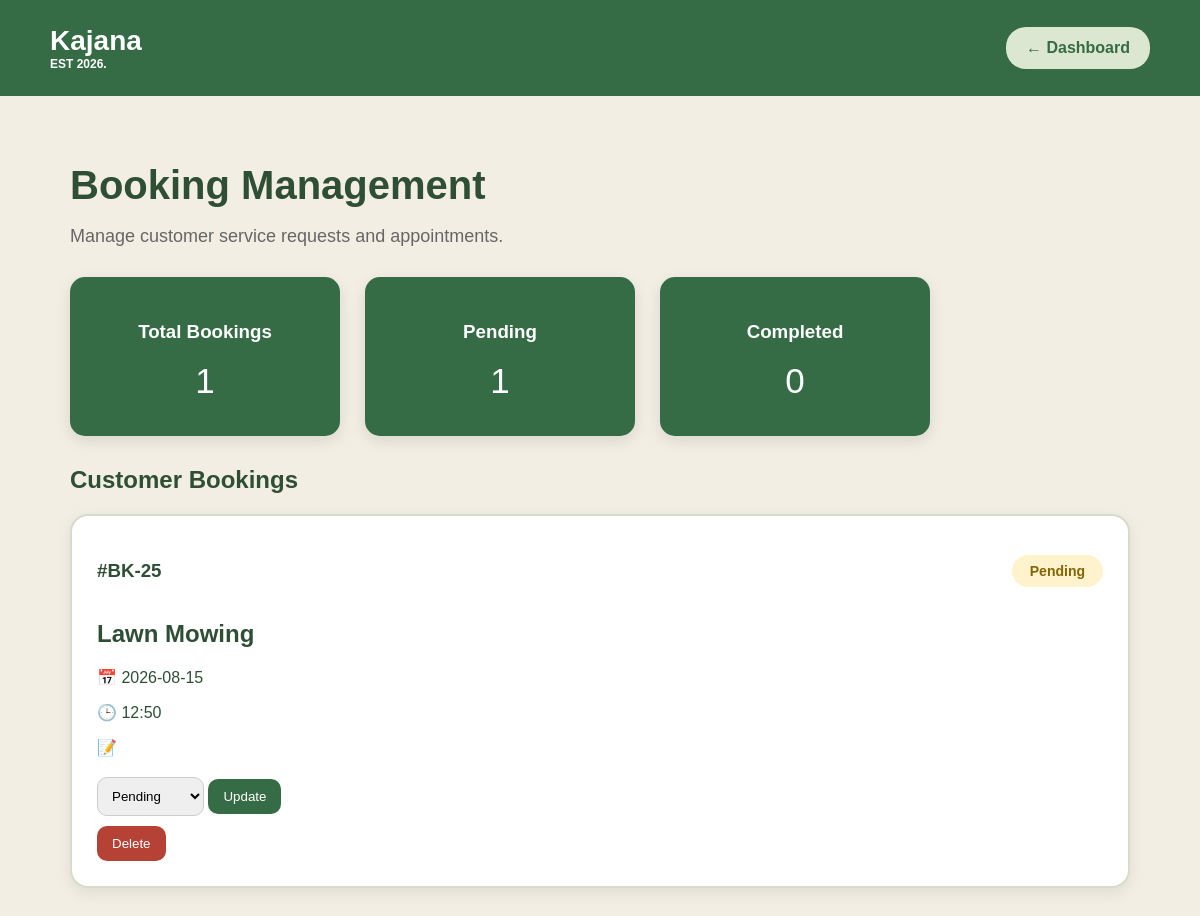
/booking_status, run on an earlier commit of the app's database.
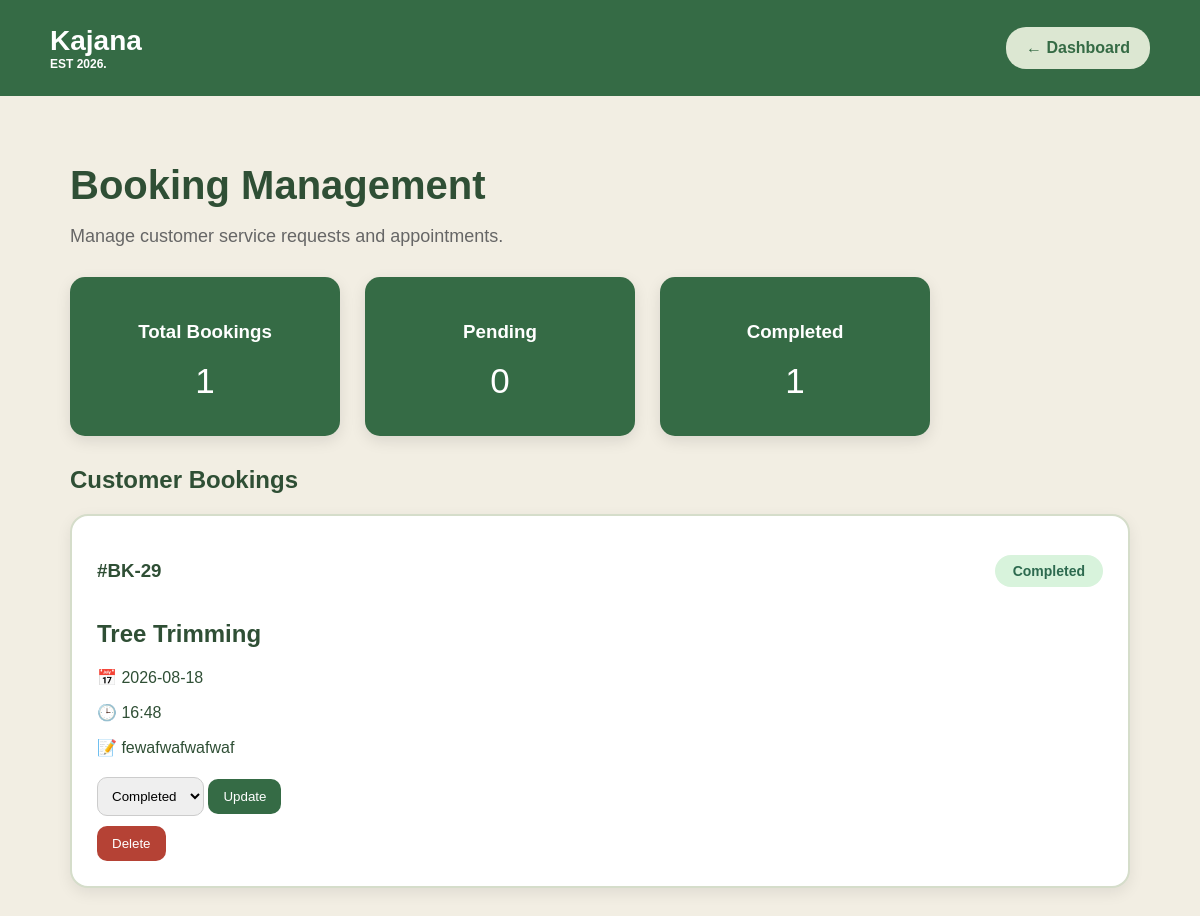
And on a later commit of the database.
### tables this page shows
CREATE TABLE bookings (
            booking_id INTEGER PRIMARY KEY AUTOINCREMENT,
            username TEXT NOT NULL,
            service TEXT NOT NULL,
            booking_date TEXT NOT NULL,
            booking_time TEXT NOT NULL,
            details TEXT,
            status TEXT NOT NULL
        );

### Kajana/app.py (the view, shortened to what this page needs)
@app.route("/booking_status")
def booking_status():
    connection = sqlite3.connect("Kajana.db")
    cursor = connection.cursor()
    cursor.execute("""
        SELECT *
        FROM bookings
        ORDER BY booking_id DESC
    """)
    bookings = cursor.fetchall()
    connection.close()
    total_bookings = len(bookings)
    pending_bookings = 0
    completed_bookings = 0
    for booking in bookings:
        status = booking[6].strip().lower()
        if status == "pending" or status == "confirmed":
            pending_bookings += 1
        if status == "completed":
            completed_bookings += 1
    return render_template(
        "booking_status.html",
        bookings=bookings,
        total_bookings=total_bookings,
        pending_bookings=pending_bookings,
        completed_bookings=completed_bookings
    )

### Kajana/templates/booking_status.html (shortened to what this page needs)
<!DOCTYPE html>
<html lang="en">
<head>
    <link rel="stylesheet" href="{{ url_for('static', filename='booking_status.css') }}">
</head>
<body>
<header>
    <div class="logo">
        Kajana
        <span>EST 2026.</span>
    </div>
    <a href="{{ url_for('dashboard') }}" class="back_button">
        ← Dashboard
    </a>
</header>
<main>
<h1>
    Booking Management
</h1>
<p class="subtitle">
    Manage customer service requests and appointments.
</p>
<div class="summary_cards">
    <div class="summary_card">
        <h3>Total Bookings</h3>
        <p>{{ total_bookings }}</p>
    </div>
    <div class="summary_card">
        <h3>Pending</h3>
        <p>{{ pending_bookings }}</p>
    </div>
    <div class="summary_card">
        <h3>Completed</h3>
        <p>{{ completed_bookings }}</p>
    </div>
</div>
<h2>
    Customer Bookings
</h2>
<div class="booking_container">
{% for booking in bookings %}
<div class="booking_card">
<div class="booking_top">
<h3>
    #BK-{{ booking[0] }}
</h3>
{% if booking[6] == "Completed" %}
<span class="status completed">
    Completed
</span>
{% elif booking[6] == "Pending" %}
<span class="status pending">
    Pending
</span>
{% elif booking[6] == "Confirmed" %}
<span class="status confirmed">
    Confirmed
</span>
{% elif booking[6] == "Cancelled" %}
<span class="status cancelled">
    Cancelled
</span>
{% endif %}
</div>
<h2>
    {{ booking[2] }}
</h2>
<p>
📅 {{ booking[3] }}
</p>
<p>
🕒 {{ booking[4] }}
</p>
<p>
📝 {{ booking[5] }}
</p>
<div class="actions">
<form action="{{ url_for('update_status', booking_id=booking[0]) }}" method="POST">
<select name="status">
<option value="Pending"
{% if booking[6] == "Pending" %}selected{% endif %}>
Pending
</option>
<option value="Completed"
{% if booking[6] == "Completed" %}selected{% endif %}>
Completed
</option>
</select>
<button type="submit">
Update
</button>
</form>
<form action="{{ url_for('delete_booking', booking_id=booking[0]) }}" method="POST">
<button class="delete_button" type="submit">
Delete
</button>
</form>
</div>
</div>
{% endfor %}
</div>
</main>
</body>
</html>

### Kajana/static/booking_status.css (style rules this page uses)
body { margin: 0; font-family: Arial, sans-serif; background: #f2eee3; color: #2f4f35; }
header { background: #356b45; padding: 25px 50px; display: flex; justify-content: space-between; align-items: center; }
.logo { color: white; font-size: 28px; font-weight: bold; }
.logo span { display: block; font-size: 12px; }
.back_button { background: #dce7d2; padding: 12px 20px; border-radius: 20px; text-decoration: none; color: #356b45; font-weight: bold; }
main { padding: 40px 70px; }
h1 { font-size: 40px; margin-bottom: 10px; }
.subtitle { color: #666; font-size: 18px; }
.summary_cards { display: flex; gap: 25px; margin: 30px 0; }
.summary_card { background: #356b45; color: white; width: 220px; padding: 25px; border-radius: 15px; text-align: center; box-shadow: 0 5px 15px rgba(0,0,0,0.1); }
.summary_card p { font-size: 35px; margin: 10px; }
.booking_container { display: grid; grid-template-columns: repeat(auto-fit,minmax(320px,1fr)); gap: 25px; }
.booking_card { background: white; padding: 25px; border-radius: 18px; border: 2px solid #d5ddca; box-shadow: 0 5px 15px rgba(0,0,0,0.08); }
.booking_top { display:flex; justify-content:space-between; align-items:center; }
.status { padding: 8px 18px; border-radius: 20px; font-weight: bold; display: inline-block; font-size: 14px; }
.status.completed { background: #d8f3dc; color: #2d6a4f; }
.actions { margin-top: 20px; }
select { padding: 10px; border-radius: 10px; border: 1px solid #ccc; }
button { background:#356b45; color:white; border:none; padding:10px 15px; border-radius:10px; cursor:pointer; }
.delete_button { background:#b54235; margin-top:10px; }

What changed in the data, as far as the page shows it:
removed bookings: booking_id "25", shows "Pending", service "Lawn Mowing", booking_date "2026-08-15", booking_time "12:50", status "Pending"
added bookings: booking_id "29", shows "Completed", service "Tree Trimming", booking_date "2026-08-18", booking_time "16:48", details "fewafwafwafwaf", status "Completed"
Also different on the page:
{{ pending_bookings }}: "1" → "0"
{{ completed_bookings }}: "0" → "1"
